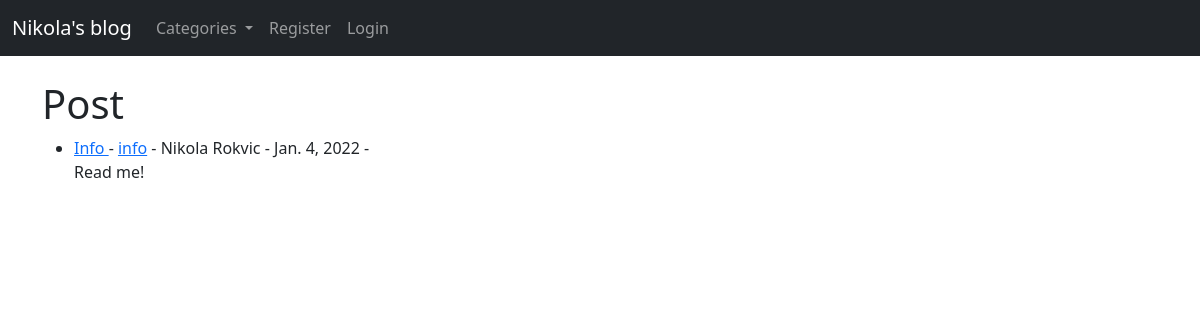
The page / on the database its author committed.
### myblog/models.py (models this page shows, shortened)
class Post(models.Model):
	header_image = models.ImageField(null=True, blank=True, upload_to="images/")
	title = models.CharField(max_length=255)
	title_tag = models.CharField(max_length=255)
	author = models.ForeignKey(User, on_delete=models.CASCADE)
	body = RichTextField(blank=True,null=True)
	post_date = models.DateField(auto_now_add=True)
	snippet = models.CharField(max_length=255)
	category = models.CharField(max_length=255, default='Life')
	likes = models.ManyToManyField(User, related_name='blog_posts')

### myblog/views.py (the view)
# urls.py: path('',HomeView.as_view(), name="home"),
class HomeView(ListView):
	model = Post
	template_name = 'home.html'
	ordering = ['-post_date']
	def get_context_data(self,*args,**kwargs):
		cat_menu = Category.objects.all()
		context = super(HomeView, self).get_context_data(*args,**kwargs)
		context["cat_menu"] = cat_menu
		return context

### myblog/models.py (called while the page is built)
	def __str__(self):
		return self.name

### myblog/templates/home.html (shortened to what this page needs)
{% extends 'base.html' %}
{% block content %}
<h1>Post</h1>
<ul>
	{% for post in object_list %}
	<li> <a href="{% url 'article-detail' post.pk %}"> {{ post.title }} </a>-
		<a href="{% url 'category' post.category|slugify%}">{{ post.category }}</a> -
		{{ post.author.first_name }}
		{{ post.author.last_name }} -
		{{ post.post_date }} -
		<br>
		{{ post.snippet|safe }}
	</li>
	{% endfor %}
{% endblock %}

### rows shown on the page
Post: title "Info", category "info", author.first_name "Nikola", author.last_name "Rokvic", post_date "Jan. 4, 2022", snippet "Read me!"
